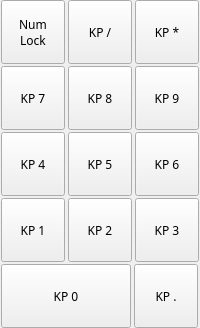
                    <widget class="QWidget" name="numpadMain_2" native="true">
                     <property name="sizePolicy">
                      <sizepolicy hsizetype="Maximum" vsizetype="Maximum">
                       <horstretch>0</horstretch>
                       <verstretch>0</verstretch>
                      </sizepolicy>
                     </property>
                     <layout class="QVBoxLayout" name="numpadmainlayout_2">
                      <property name="spacing">
                       <number>2</number>
                      </property>
                      <property name="leftMargin">
                       <number>0</number>
                      </property>
                      <property name="topMargin">
                       <number>0</number>
                      </property>
                      <property name="rightMargin">
                       <number>0</number>
                      </property>
                      <property name="bottomMargin">
                       <number>0</number>
                      </property>
                      <item>
                       <widget class="QWidget" name="numRow0_2" native="true">
                        <property name="sizePolicy">
                         <sizepolicy hsizetype="Preferred" vsizetype="Preferred">
                          <horstretch>0</horstretch>
                          <verstretch>0</verstretch>
                         </sizepolicy>
                        </property>
                        <layout class="QHBoxLayout" name="horizontalLayout_34">
                         <property name="spacing">
                          <number>2</number>
                         </property>
                         <property name="leftMargin">
                          <number>0</number>
                         </property>
                         <property name="topMargin">
                          <number>0</number>
                         </property>
                         <property name="rightMargin">
                          <number>0</number>
                         </property>
                         <property name="bottomMargin">
                          <number>0</number>
                         </property>
                         <item>
                          <widget class="QPushButton" name="pushButton_220">
                           <property name="minimumSize">
                            <size>
                             <width>64</width>
                             <height>64</height>
                            </size>
                           </property>
                           <property name="maximumSize">
                            <size>
                             <width>64</width>
                             <height>64</height>
                            </size>
                           </property>
                           <property name="font">
                            <font>
                             <family>TF2 Build</family>
                             <weight>50</weight>
                             <italic>false</italic>
                             <bold>false</bold>
                             <stylestrategy>PreferDefault</stylestrategy>
                            </font>
                           </property>
                           <property name="cursor">
                            <cursorShape>PointingHandCursor</cursorShape>
                           </property>
                           <property name="text">
                            <string>Num
Lock</string>
                           </property>
                           <property name="autoRepeat">
                            <bool>false</bool>
                           </property>
                          </widget>
                         </item>
                         <item>
                          <widget class="QPushButton" name="pushButton_221">
                           <property name="minimumSize">
                            <size>
                             <width>64</width>
                             <height>64</height>
                            </size>
                           </property>
                           <property name="maximumSize">
                            <size>
                             <width>64</width>
                             <height>64</height>
                            </size>
                           </property>
                           <property name="font">
                            <font>
                             <family>TF2 Build</family>
                             <weight>50</weight>
                             <italic>false</italic>
                             <bold>false</bold>
                             <stylestrategy>PreferDefault</stylestrategy>
                            </font>
                           </property>
                           <property name="cursor">
                            <cursorShape>PointingHandCursor</cursorShape>
                           </property>
                           <property name="text">
                            <string>KP /</string>
                           </property>
                           <property name="autoRepeat">
                            <bool>false</bool>
                           </property>
                           <property name="autoDefault">
                            <bool>false</bool>
                           </property>
                           <property name="default">
                            <bool>false</bool>
                           </property>
                           <property name="flat">
                            <bool>false</bool>
                           </property>
                          </widget>
                         </item>
                         <item>
                          <widget class="QPushButton" name="pushButton_222">
                           <property name="minimumSize">
                            <size>
                             <width>64</width>
                             <height>64</height>
                            </size>
                           </property>
                           <property name="maximumSize">
                            <size>
                             <width>64</width>
                             <height>64</height>
                            </size>
                           </property>
                           <property name="font">
                            <font>
                             <family>TF2 Build</family>
                             <weight>50</weight>
                             <italic>false</italic>
                             <bold>false</bold>
                             <stylestrategy>PreferDefault</stylestrategy>
                            </font>
                           </property>
                           <property name="cursor">
                            <cursorShape>PointingHandCursor</cursorShape>
                           </property>
                           <property name="text">
                            <string>KP *</string>
                           </property>
                           <property name="autoRepeat">
                            <bool>false</bool>
                           </property>
                           <property name="autoDefault">
                            <bool>false</bool>
                           </property>
                           <property name="default">
                            <bool>false</bool>
                           </property>
                           <property name="flat">
                            <bool>false</bool>
                           </property>
                          </widget>
                         </item>
                        </layout>
                       </widget>
                      </item>
                      <item>
                       <widget class="QWidget" name="numRow1_2" native="true">
                        <property name="sizePolicy">
                         <sizepolicy hsizetype="Preferred" vsizetype="Preferred">
                          <horstretch>0</horstretch>
                          <verstretch>0</verstretch>
                         </sizepolicy>
                        </property>
                        <layout class="QHBoxLayout" name="horizontalLayout_35">
                         <property name="spacing">
                          <number>2</number>
                         </property>
                         <property name="leftMargin">
                          <number>0</number>
                         </property>
                         <property name="topMargin">
                          <number>0</number>
                         </property>
                         <property name="rightMargin">
                          <number>0</number>
                         </property>
                         <property name="bottomMargin">
                          <number>0</number>
                         </property>
                         <item>
                          <widget class="QPushButton" name="pushButton_223">
                           <property name="minimumSize">
                            <size>
                             <width>64</width>
                             <height>64</height>
                            </size>
                           </property>
                           <property name="maximumSize">
                            <size>
                             <width>64</width>
                             <height>64</height>
                            </size>
                           </property>
                           <property name="font">
                            <font>
                             <family>TF2 Build</family>
                             <weight>50</weight>
                             <italic>false</italic>
                             <bold>false</bold>
                             <stylestrategy>PreferDefault</stylestrategy>
                            </font>
                           </property>
                           <property name="cursor">
                            <cursorShape>PointingHandCursor</cursorShape>
                           </property>
                           <property name="text">
                            <string>KP 7</string>
                           </property>
                           <property name="autoRepeat">
                            <bool>false</bool>
                           </property>
                           <property name="autoDefault">
                            <bool>false</bool>
                           </property>
                           <property name="default">
                            <bool>false</bool>
                           </property>
                           <property name="flat">
                            <bool>false</bool>
                           </property>
                          </widget>
                         </item>
                         <item>
                          <widget class="QPushButton" name="pushButton_224">
                           <property name="minimumSize">
                            <size>
                             <width>64</width>
                             <height>64</height>
                            </size>
                           </property>
                           <property name="maximumSize">
                            <size>
                             <width>64</width>
                             <height>64</height>
                            </size>
                           </property>
                           <property name="font">
                            <font>
                             <family>TF2 Build</family>
                             <weight>50</weight>
                             <italic>false</italic>
                             <bold>false</bold>
                             <stylestrategy>PreferDefault</stylestrategy>
                            </font>
                           </property>
                           <property name="cursor">
                            <cursorShape>PointingHandCursor</cursorShape>
                           </property>
                           <property name="text">
                            <string>KP 8</string>
                           </property>
                           <property name="autoRepeat">
                            <bool>false</bool>
                           </property>
                           <property name="autoDefault">
                            <bool>false</bool>
                           </property>
                           <property name="default">
                            <bool>false</bool>
                           </property>
                           <property name="flat">
                            <bool>false</bool>
                           </property>
                          </widget>
                         </item>
                         <item>
                          <widget class="QPushButton" name="pushButton_225">
                           <property name="minimumSize">
                            <size>
                             <width>64</width>
                             <height>64</height>
                            </size>
                           </property>
                           <property name="maximumSize">
                            <size>
                             <width>64</width>
                             <height>64</height>
                            </size>
                           </property>
                           <property name="font">
                            <font>
                             <family>TF2 Build</family>
                             <weight>50</weight>
                             <italic>false</italic>
                             <bold>false</bold>
                             <stylestrategy>PreferDefault</stylestrategy>
                            </font>
                           </property>
                           <property name="cursor">
                            <cursorShape>PointingHandCursor</cursorShape>
                           </property>
                           <property name="text">
                            <string>KP 9</string>
                           </property>
                           <property name="autoRepeat">
                            <bool>false</bool>
                           </property>
                           <property name="autoDefault">
                            <bool>false</bool>
                           </property>
                           <property name="default">
                            <bool>false</bool>
                           </property>
                           <property name="flat">
                            <bool>false</bool>
                           </property>
                          </widget>
                         </item>
                        </layout>
                       </widget>
                      </item>
                      <item>
                       <widget class="QWidget" name="numRow2_2" native="true">
                        <property name="sizePolicy">
                         <sizepolicy hsizetype="Preferred" vsizetype="Preferred">
                          <horstretch>0</horstretch>
                          <verstretch>0</verstretch>
                         </sizepolicy>
                        </property>
                        <layout class="QHBoxLayout" name="horizontalLayout_36">
                         <property name="spacing">
                          <number>2</number>
                         </property>
                         <property name="leftMargin">
                          <number>0</number>
                         </property>
                         <property name="topMargin">
                          <number>0</number>
                         </property>
                         <property name="rightMargin">
                          <number>0</number>
                         </property>
                         <property name="bottomMargin">
                          <number>0</number>
                         </property>
                         <item>
                          <widget class="QPushButton" name="pushButton_226">
                           <property name="minimumSize">
                            <size>
                             <width>64</width>
                             <height>64</height>
                            </size>
                           </property>
                           <property name="maximumSize">
                            <size>
                             <width>64</width>
                             <height>64</height>
                            </size>
                           </property>
                           <property name="font">
                            <font>
                             <family>TF2 Build</family>
                             <weight>50</weight>
                             <italic>false</italic>
                             <bold>false</bold>
                             <stylestrategy>PreferDefault</stylestrategy>
                            </font>
                           </property>
                           <property name="cursor">
                            <cursorShape>PointingHandCursor</cursorShape>
                           </property>
                           <property name="text">
                            <string>KP 4</string>
                           </property>
                           <property name="autoRepeat">
                            <bool>false</bool>
                           </property>
                           <property name="autoDefault">
                            <bool>false</bool>
                           </property>
                           <property name="default">
                            <bool>false</bool>
                           </property>
                           <property name="flat">
                            <bool>false</bool>
                           </property>
                          </widget>
                         </item>
                         <item>
                          <widget class="QPushButton" name="pushButton_227">
                           <property name="minimumSize">
                            <size>
                             <width>64</width>
                             <height>64</height>
                            </size>
                           </property>
                           <property name="maximumSize">
                            <size>
                             <width>64</width>
                             <height>64</height>
                            </size>
                           </property>
                           <property name="font">
                            <font>
                             <family>TF2 Build</family>
                             <weight>50</weight>
                             <italic>false</italic>
                             <bold>false</bold>
                             <stylestrategy>PreferDefault</stylestrategy>
                            </font>
                           </property>
                           <property name="cursor">
                            <cursorShape>PointingHandCursor</cursorShape>
                           </property>
                           <property name="text">
                            <string>KP 5</string>
                           </property>
                           <property name="autoRepeat">
                            <bool>false</bool>
                           </property>
                           <property name="autoDefault">
                            <bool>false</bool>
                           </property>
                           <property name="default">
                            <bool>false</bool>
                           </property>
                           <property name="flat">
                            <bool>false</bool>
                           </property>
                          </widget>
                         </item>
                         <item>
                          <widget class="QPushButton" name="pushButton_228">
                           <property name="minimumSize">
                            <size>
                             <width>64</width>
                             <height>64</height>
                            </size>
                           </property>
                           <property name="maximumSize">
                            <size>
                             <width>64</width>
                             <height>64</height>
                            </size>
                           </property>
                           <property name="font">
                            <font>
                             <family>TF2 Build</family>
                             <weight>50</weight>
                             <italic>false</italic>
                             <bold>false</bold>
                             <stylestrategy>PreferDefault</stylestrategy>
                            </font>
                           </property>
                           <property name="cursor">
                            <cursorShape>PointingHandCursor</cursorShape>
                           </property>
                           <property name="text">
                            <string>KP 6</string>
                           </property>
                           <property name="autoRepeat">
                            <bool>false</bool>
                           </property>
                           <property name="autoDefault">
                            <bool>false</bool>
                           </property>
                           <property name="default">
                            <bool>false</bool>
                           </property>
                           <property name="flat">
                            <bool>false</bool>
                           </property>
                          </widget>
                         </item>
                        </layout>
                       </widget>
                      </item>
                      <item>
                       <widget class="QWidget" name="numRow3_2" native="true">
                        <property name="sizePolicy">
                         <sizepolicy hsizetype="Preferred" vsizetype="Preferred">
                          <horstretch>0</horstretch>
                          <verstretch>0</verstretch>
                         </sizepolicy>
                        </property>
                        <layout class="QHBoxLayout" name="horizontalLayout_37">
                         <property name="spacing">
                          <number>2</number>
                         </property>
                         <property name="leftMargin">
                          <number>0</number>
                         </property>
                         <property name="topMargin">
                          <number>0</number>
                         </property>
                         <property name="rightMargin">
                          <number>0</number>
                         </property>
                         <property name="bottomMargin">
                          <number>0</number>
                         </property>
                         <item>
                          <widget class="QPushButton" name="pushButton_229">
                           <property name="minimumSize">
                            <size>
                             <width>64</width>
                             <height>64</height>
                            </size>
                           </property>
                           <property name="maximumSize">
                            <size>
                             <width>64</width>
                             <height>64</height>
                            </size>
                           </property>
                           <property name="font">
                            <font>
                             <family>TF2 Build</family>
                             <weight>50</weight>
                             <italic>false</italic>
                             <bold>false</bold>
                             <stylestrategy>PreferDefault</stylestrategy>
                            </font>
                           </property>
                           <property name="cursor">
                            <cursorShape>PointingHandCursor</cursorShape>
                           </property>
                           <property name="text">
                            <string>KP 1</string>
                           </property>
                           <property name="autoRepeat">
                            <bool>false</bool>
                           </property>
                           <property name="autoDefault">
                            <bool>false</bool>
                           </property>
                           <property name="default">
                            <bool>false</bool>
                           </property>
                           <property name="flat">
                            <bool>false</bool>
                           </property>
                          </widget>
                         </item>
                         <item>
                          <widget class="QPushButton" name="pushButton_230">
                           <property name="minimumSize">
                            <size>
                             <width>64</width>
                             <height>64</height>
                            </size>
                           </property>
                           <property name="maximumSize">
                            <size>
                             <width>64</width>
                             <height>64</height>
                            </size>
                           </property>
                           <property name="font">
                            <font>
                             <family>TF2 Build</family>
                             <weight>50</weight>
                             <italic>false</italic>
                             <bold>false</bold>
                             <stylestrategy>PreferDefault</stylestrategy>
                            </font>
                           </property>
                           <property name="cursor">
                            <cursorShape>PointingHandCursor</cursorShape>
                           </property>
                           <property name="text">
                            <string>KP 2</string>
                           </property>
                           <property name="autoRepeat">
                            <bool>false</bool>
                           </property>
                           <property name="autoDefault">
                            <bool>false</bool>
                           </property>
                           <property name="default">
                            <bool>false</bool>
                           </property>
                           <property name="flat">
                            <bool>false</bool>
                           </property>
                          </widget>
                         </item>
                         <item>
                          <widget class="QPushButton" name="pushButton_231">
                           <property name="minimumSize">
                            <size>
                             <width>64</width>
                             <height>64</height>
                            </size>
                           </property>
                           <property name="maximumSize">
                            <size>
                             <width>64</width>
                             <height>64</height>
                            </size>
                           </property>
                           <property name="font">
                            <font>
                             <family>TF2 Build</family>
                             <weight>50</weight>
                             <italic>false</italic>
                             <bold>false</bold>
                             <stylestrategy>PreferDefault</stylestrategy>
                            </font>
                           </property>
                           <property name="cursor">
                            <cursorShape>PointingHandCursor</cursorShape>
                           </property>
                           <property name="text">
                            <string>KP 3</string>
                           </property>
                           <property name="autoRepeat">
                            <bool>false</bool>
                           </property>
                           <property name="autoDefault">
                            <bool>false</bool>
                           </property>
                           <property name="default">
                            <bool>false</bool>
                           </property>
                           <property name="flat">
                            <bool>false</bool>
                           </property>
                          </widget>
                         </item>
                        </layout>
                       </widget>
                      </item>
                      <item>
                       <widget class="QWidget" name="numRow4_2" native="true">
                        <property name="sizePolicy">
                         <sizepolicy hsizetype="Preferred" vsizetype="Preferred">
                          <horstretch>0</horstretch>
                          <verstretch>0</verstretch>
                         </sizepolicy>
                        </property>
                        <layout class="QHBoxLayout" name="horizontalLayout_38">
                         <property name="spacing">
                          <number>2</number>
                         </property>
                         <property name="leftMargin">
                          <number>0</number>
                         </property>
                         <property name="topMargin">
                          <number>0</number>
                         </property>
                         <property name="rightMargin">
                          <number>0</number>
                         </property>
                         <property name="bottomMargin">
                          <number>0</number>
                         </property>
                         <item>
                          <widget class="QPushButton" name="pushButton_232">
                           <property name="minimumSize">
                            <size>
                             <width>130</width>
                             <height>64</height>
                            </size>
                           </property>
                           <property name="maximumSize">
                            <size>
                             <width>128</width>
                             <height>64</height>
                            </size>
                           </property>
                           <property name="font">
                            <font>
                             <family>TF2 Build</family>
                             <weight>50</weight>
                             <italic>false</italic>
                             <bold>false</bold>
                             <stylestrategy>PreferDefault</stylestrategy>
                            </font>
                           </property>
                           <property name="cursor">
                            <cursorShape>PointingHandCursor</cursorShape>
                           </property>
                           <property name="text">
                            <string>KP 0</string>
                           </property>
                           <property name="autoRepeat">
                            <bool>false</bool>
                           </property>
                           <property name="autoDefault">
                            <bool>false</bool>
                           </property>
                           <property name="default">
                            <bool>false</bool>
                           </property>
                           <property name="flat">
                            <bool>false</bool>
                           </property>
                          </widget>
                         </item>
                         <item>
                          <widget class="QPushButton" name="pushButton_233">
                           <property name="minimumSize">
                            <size>
                             <width>64</width>
                             <height>64</height>
                            </size>
                           </property>
                           <property name="maximumSize">
                            <size>
                             <width>64</width>
                             <height>64</height>
                            </size>
                           </property>
                           <property name="font">
                            <font>
                             <family>TF2 Build</family>
                             <weight>50</weight>
                             <italic>false</italic>
                             <bold>false</bold>
                             <stylestrategy>PreferDefault</stylestrategy>
                            </font>
                           </property>
                           <property name="cursor">
                            <cursorShape>PointingHandCursor</cursorShape>
                           </property>
                           <property name="text">
                            <string>KP .</string>
                           </property>
                           <property name="autoRepeat">
                            <bool>false</bool>
                           </property>
                           <property name="autoDefault">
                            <bool>false</bool>
                           </property>
                           <property name="default">
                            <bool>false</bool>
                           </property>
                           <property name="flat">
                            <bool>false</bool>
                           </property>
                          </widget>
                         </item>
                        </layout>
                       </widget>
                      </item>
                     </layout>
                    </widget>
